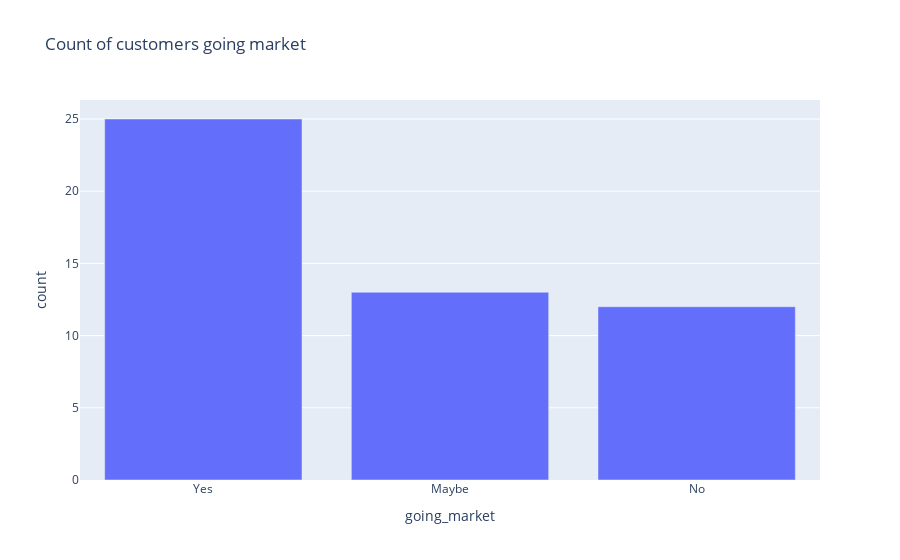

Notebook cell for this chart:
### Code cell
fig = go.Figure()

fig.add_trace( go.Bar(x=going_market.index , y=going_market.values), )

fig.update_layout( dict(title = 'Count of customers going market',
                      xaxis= dict(title= 'going_market',ticklen= 8, zeroline= False),
                      yaxis= dict(title= 'count',ticklen=8, zeroline=False)
                     ) )

fig.show(layout=layout)

### Figure 1 — Plotly figure (JSON) as saved in the notebook; plotly's stock layout.template omitted (floating-point values rounded to 4 significant figures)
{"data": [{"type": "bar", "x": ["Yes", "Maybe", "No"], "y": [25, 13, 12]}], "layout": {"title": {"text": "Count of customers going market"}, "xaxis": {"ticklen": 8, "title": {"text": "going_market"}, "zeroline": false}, "yaxis": {"ticklen": 8, "title": {"text": "count"}, "zeroline": false}}}
